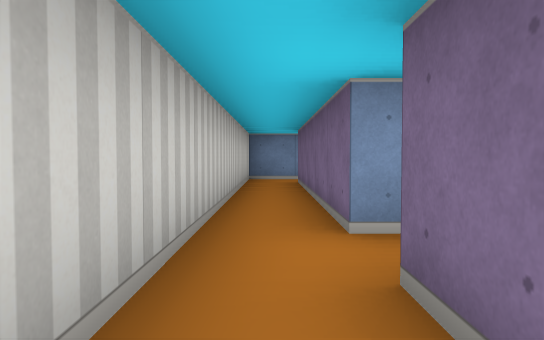
View 1 (above)

12 first-person views from a walk through a cub3D level. The camera is about half as high as the walls, tilts 2° down and sees 70° across. The floor is counted in squares. Each view is taken from the middle of a square. On the plan, view 1 faces up. The plan holds only what a view shows up to about 9 squares ahead; the rest is blank.

View 2
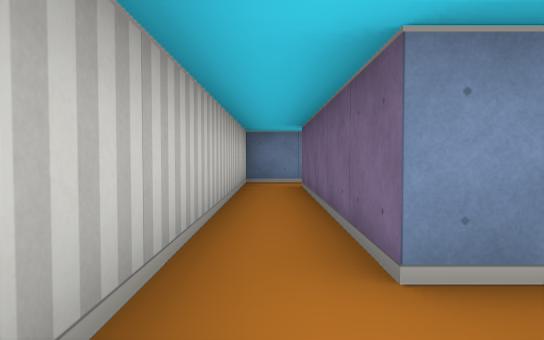

View 3
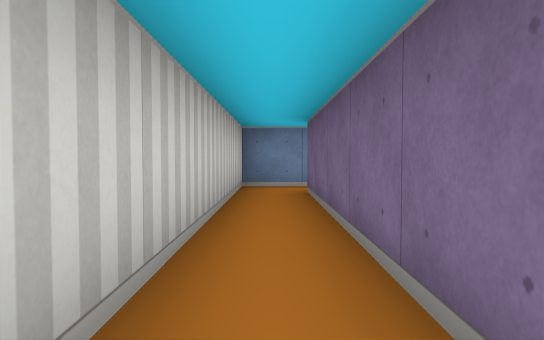

View 4
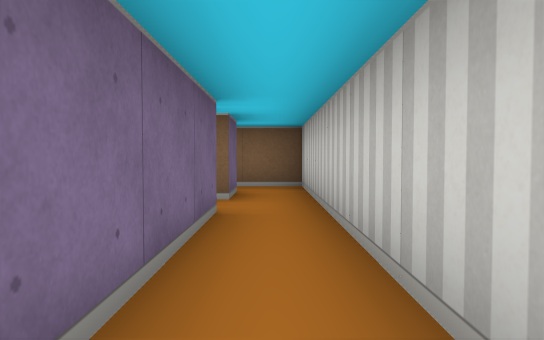

View 5
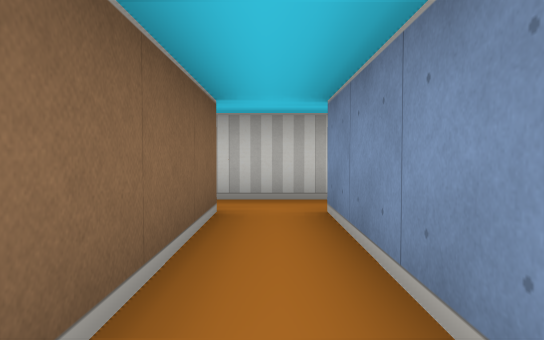

View 6
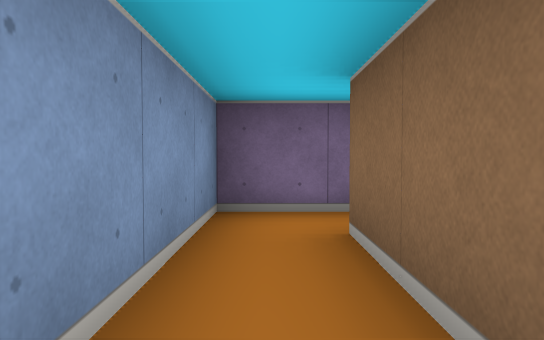

View 7
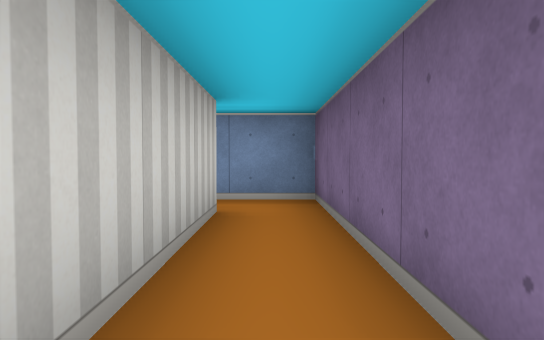

View 8
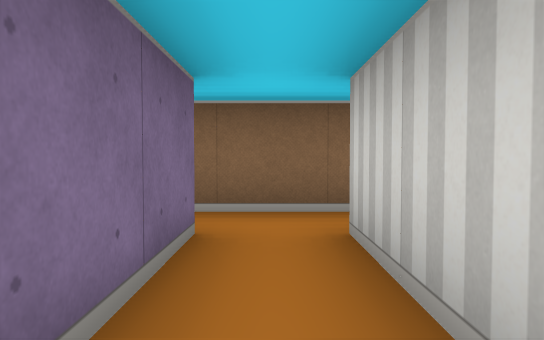

View 9
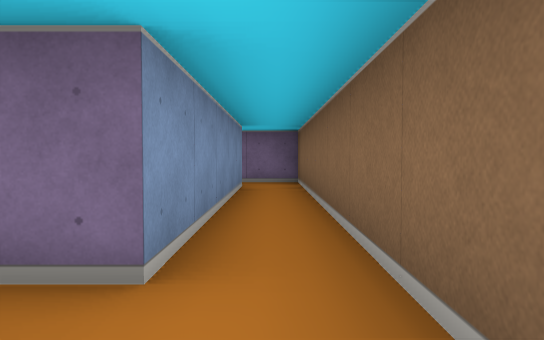

View 10
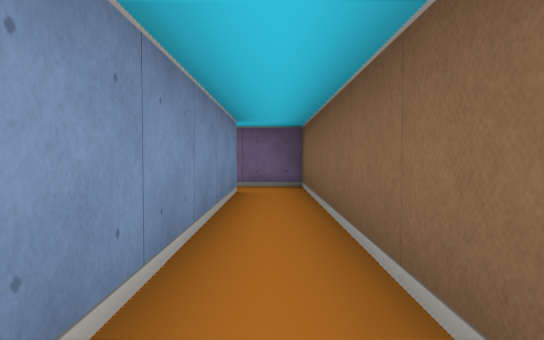

View 11
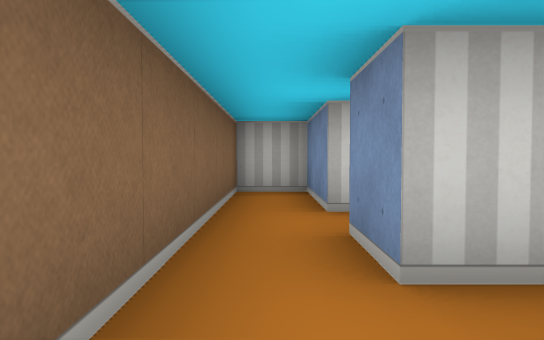

View 12
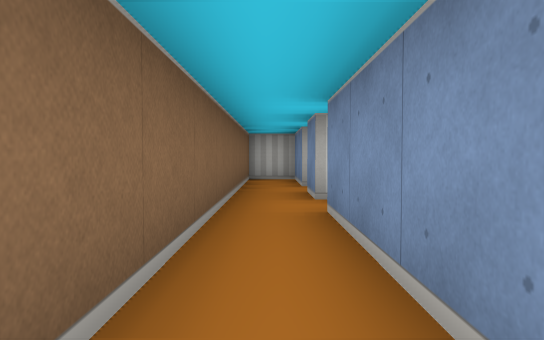

### Floor plan
Points are (right, up) in squares from view 1. A wall is a line through its corners. A room is listed if a view was taken in it or the views show most of it. See-through windows are left out.
Room 1 (view 1)
walls: (-0.5, 0.5) (-0.5, -0.5) (0.6, -0.5)
ways out: opening at (0, 1) to room 2; opening at (1, 0)
Room 2 (views 2, 3, 4, 6)
walls: (0.5, 0.5) (0.5, 1.5) (3.5, 1.5); (3.5, 2.5) (0.5, 2.5) (0.5, 7.5); (0.6, 8.5) (-0.5, 8.5) (-0.5, 0.5)
ways out: opening at (0, 1) to room 1; opening at (3, 2) to room 3; opening at (1, 8)
Room 3 (views 5, 8)
walls: (3.5, 1.5) (3.5, -1.5); (4.5, -1.5) (4.5, 2.5) (3.5, 2.5)
ways out: opening at (3, 2) to room 2; opening at (4, -1) to room 4
Room 4 (views 7, 10, 11, 12)
walls: (9.5, -1.5) (4.5, -1.5); (3.5, -2.5) (10.5, -2.5) (10.5, -1.4)
ways out: opening at (4, -1) to room 3; opening at (3, -2) to room 5
Room 5 (view 9)
walls: (1.5, -1.5) (-0.5, -1.5) (-0.5, -2.5) (3.5, -2.5); (3.5, -1.5) (2.5, -1.5)
ways out: opening at (3, -2) to room 4; opening at (2, -1)

Where each view was taken, in squares from view 1:
view 1: 0 up, 0 right, facing up
view 2: 1 up, 0 right, facing up
view 3: 2 up, 0 right, facing up
view 4: 6 up, 0 right, facing down
view 5: 2 up, 4 right, facing left
view 6: 2 up, 1 right, facing right
view 7: 2 down, 4 right, facing up
view 8: 1 up, 4 right, facing down
view 9: 2 down, 3 right, facing right
view 10: 2 down, 4 right, facing right
view 11: 2 down, 5 right, facing left
view 12: 2 down, 8 right, facing left
